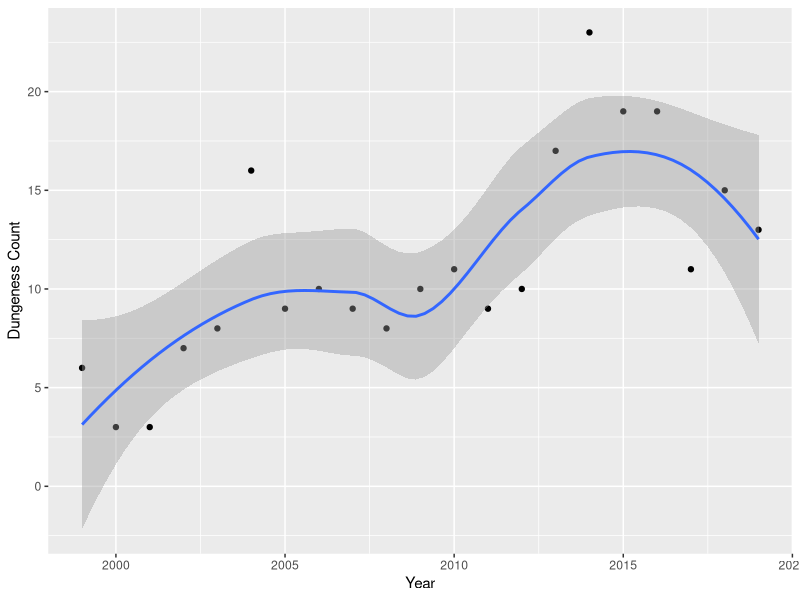
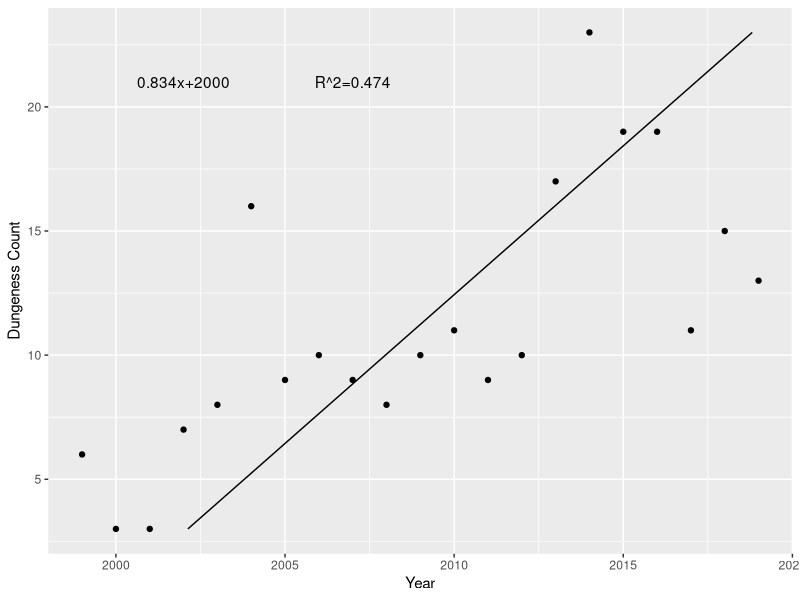
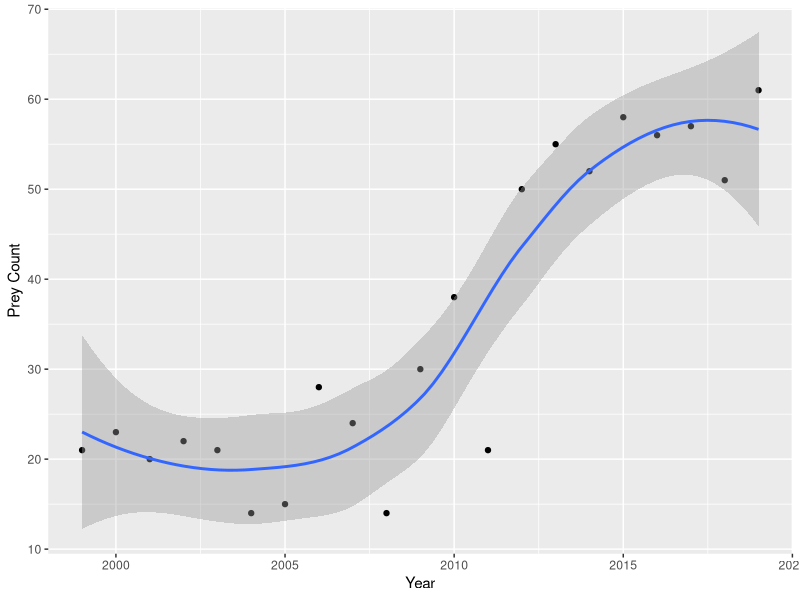
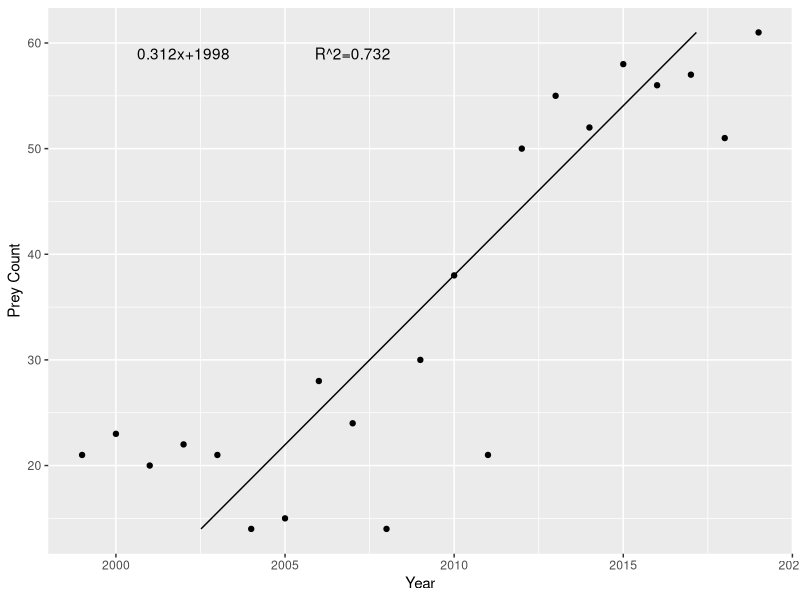
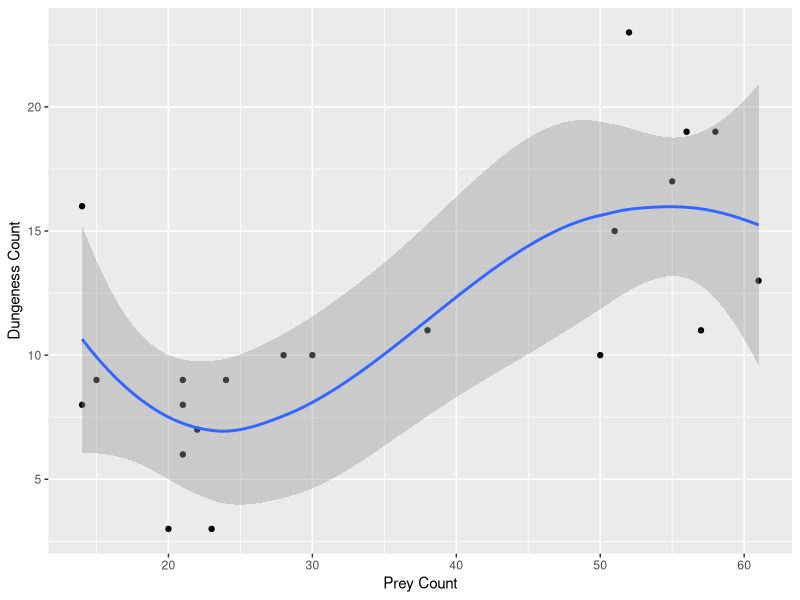
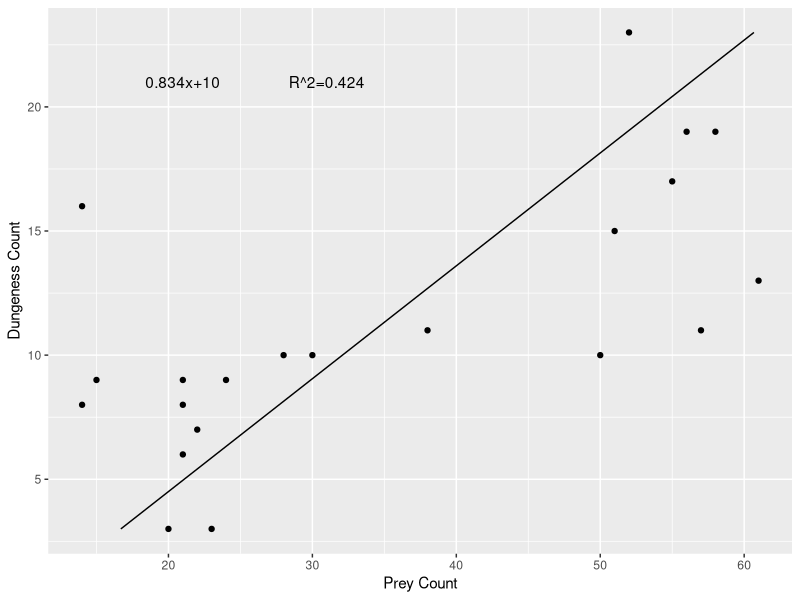

R code for these plots, in order:
#Load packages
library(ggplot2)
library(dplyr)
library(tidyverse)
library(broom)

#Citations
citation(package = "ggplot2")
citation(package = "dplyr")
citation(package = "tidyverse")
citation(package = "broom")


#Read CM count by year csv
CM_yr_ct <- read.csv("Data/CM_yr_ct.csv")
head(CM_yr_ct)

#Plot CM count by year
CM_yr_ct.pl <- ggplot(CM_yr_ct) +
  geom_point(mapping = aes(x = Year, y = Count)) +
  geom_smooth(mapping = aes(x = Year, y = Count)) +
  labs(x = "Year", y = "Dungeness Count")
print(CM_yr_ct.pl)

#Linear model for CM count by year
lm_fit.CM_yr <- lm(Year ~ Count, data = CM_yr_ct)
summary(lm_fit.CM_yr)

#Regression line df for CM count by year
predicted.CM_yr <- data.frame(ct_pred = predict(lm_fit.CM_yr, CM_yr_ct), 
                              Count=CM_yr_ct$Count)

#Line of fit dataframe for CM count by year
fit.CM_yr <- tidy(lm_fit.CM_yr)
fit.CM_yr.R <- glance(lm_fit.CM_yr)

#Plot with regression line for CM count by year
CM_yr_ct.pl.R <- ggplot(CM_yr_ct) +
  geom_point(mapping = aes(x = Year, y = Count)) +
  geom_line(data = predicted.CM_yr, aes(x=ct_pred, y=Count)) +
  labs(x = "Year", y = "Dungeness Count") +
  annotate("text", label = paste(paste(round(fit.CM_yr[2,2], digits = 3), "x", 
                                       sep=""), round(fit.CM_yr[1,2]), sep="+"), 
           x = max(CM_yr_ct$Year)-17, 
           y = max(CM_yr_ct$Count)-2) +
  annotate("text", label = paste("R^2", round(fit.CM_yr.R[1,2], digits = 3), sep = "="), 
           x = max(CM_yr_ct$Year)-12, 
           y = max(CM_yr_ct$Count)-2)
print(CM_yr_ct.pl.R)

#Read PY count by year
PY_yr_ct <- read.csv("Data/PY_yr_ct.csv")
head(PY_yr_ct)

#Plot PY count by year
PY_yr_ct.pl <- ggplot(PY_yr_ct) +
  geom_point(mapping = aes(x = Year, y = Count)) +
  geom_smooth(mapping = aes(x = Year, y = Count)) +
  labs(x = "Year", y = "Prey Count")
print(PY_yr_ct.pl)

#Linear model for PY count by year
lm_fit.PY_yr <- lm(Year ~ Count, data = PY_yr_ct)
summary(lm_fit.PY_yr)

#Regression line df for PY count by year
predicted.PY_yr <- data.frame(ct_pred = predict(lm_fit.PY_yr, PY_yr_ct), 
                              Count=PY_yr_ct$Count)

#Line of fit dataframe for Cm count by year
fit.PY_yr <- tidy(lm_fit.PY_yr)
fit.PY_yr.R <- glance(lm_fit.PY_yr)

#Plot with regression line for PY count by year
PY_yr_ct.pl.R <- ggplot(PY_yr_ct) +
  geom_point(mapping = aes(x = Year, y = Count)) +
  geom_line(data = predicted.PY_yr, aes(x=ct_pred, y=Count)) +
  labs(x = "Year", y = "Prey Count") +
  annotate("text", label = paste(paste(round(fit.PY_yr[2,2], digits = 3), "x", 
                                       sep=""), round(fit.PY_yr[1,2]), sep="+"), 
           x = max(PY_yr_ct$Year)-17, 
           y = max(PY_yr_ct$Count)-2) +
  annotate("text", label = paste("R^2", round(fit.PY_yr.R[1,2], digits = 3), sep = "="), 
           x = max(PY_yr_ct$Year)-12, 
           y = max(PY_yr_ct$Count)-2)
print(PY_yr_ct.pl.R)

#Read CM and PY count by year csv
CM.PY_yr_ct <- read.csv("Data/CM.PY_yr_ct.csv")

#Plot CM count by PY count
CM.PY_ct.pl <- ggplot(CM.PY_yr_ct) +
  geom_point(mapping = aes(x = PY_ct, y = CM_ct)) +
  geom_smooth(mapping = aes(x = PY_ct, y = CM_ct)) +
  labs(x = "Prey Count", y = "Dungeness Count")
print(CM.PY_ct.pl)

#Linear model for CM by PY count by year
lm_fit.CM.PY_yr <- lm(PY_ct ~ CM_ct, data = CM.PY_yr_ct)
summary(lm_fit.CM.PY_yr)

#Regression line df for CM by PY count by year
predicted.CM.PY_yr <- data.frame(ct_pred = predict(lm_fit.CM.PY_yr, CM.PY_yr_ct), 
                              Count=CM.PY_yr_ct$CM_ct)

#Line of fit dataframe for Cm count by year
fit.CM.PY_yr <- tidy(lm_fit.CM.PY_yr)
fit.CM.PY_yr.R <- glance(lm_fit.CM.PY_yr)

#Plot with regression line for CM count by year
CM.PY_yr_ct.pl.R <- ggplot(CM.PY_yr_ct) +
  geom_point(mapping = aes(x = PY_ct, y = CM_ct)) +
  geom_line(data = predicted.CM.PY_yr, aes(x=ct_pred, y=Count)) +
  labs(x = "Prey Count", y = "Dungeness Count") +
  annotate("text", label = paste(paste(round(fit.CM_yr[2,2], digits = 3), "x", 
                                       sep=""), round(fit.CM.PY_yr[1,2]), sep="+"), 
           x = max(CM.PY_yr_ct$PY_ct)-40, 
           y = max(CM.PY_yr_ct$CM_ct)-2) +
  annotate("text", label = paste("R^2", round(fit.CM.PY_yr.R[1,2], digits = 3), sep = "="), 
           x = max(CM.PY_yr_ct$PY_ct)-30, 
           y = max(CM.PY_yr_ct$CM_ct)-2)
print(CM.PY_yr_ct.pl.R)
